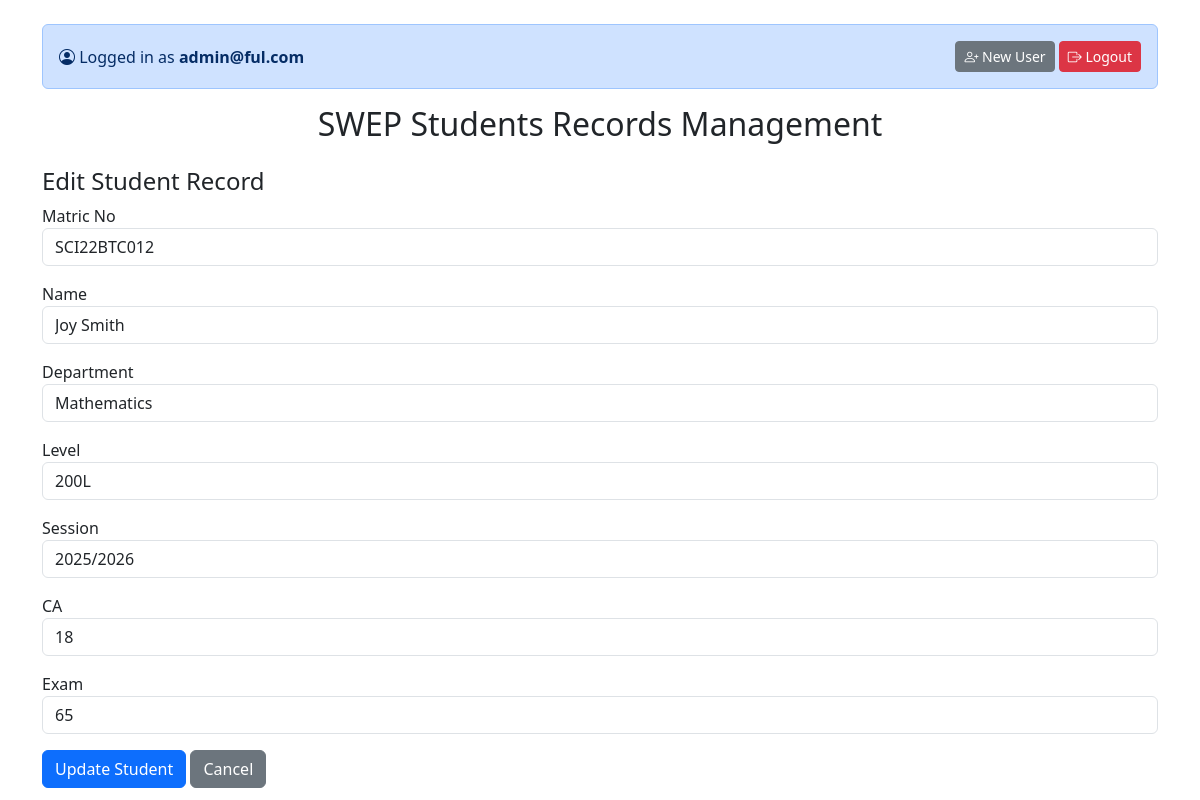
The page /edit.php?id=12 (signed in) on the database its author committed.
### tables this page shows
CREATE TABLE `students` (
  `id` int(11) NOT NULL,
  `matric_no` varchar(50) NOT NULL,
  `name` varchar(100) NOT NULL,
  `department` varchar(100) NOT NULL,
  `level` varchar(10) NOT NULL,
  `session` varchar(20) NOT NULL,
  `CA` int(11) DEFAULT 0,
  `exam` int(11) DEFAULT 0,
  `total` int(11) GENERATED ALWAYS AS (`CA` + `exam`) STORED
);

### public/edit.php (the view, shortened to what this page needs)
<?php
include '../config/db.php';
include '../includes/header.php';
$id = $_GET['id'] ?? null;
$sql = "SELECT * FROM students WHERE id = $id";
$result = mysqli_query($conn, $sql);
$student = mysqli_fetch_assoc($result);
?>
<h4>Edit Student Record</h4>
<form method="POST">
    <div class="mb-3">
        <label>Matric No</label>
        <input type="text" name="matric_no" class="form-control" value="<?= htmlspecialchars($student['matric_no']) ?>" required>
    </div>
    <div class="mb-3">
        <label>Name</label>
        <input type="text" name="name" class="form-control" value="<?= htmlspecialchars($student['name']) ?>" required>
    </div>
    <div class="mb-3">
        <label>Department</label>
        <input type="text" name="department" class="form-control" value="<?= htmlspecialchars($student['department']) ?>">
    </div>
    <div class="mb-3">
        <label>Level</label>
        <input type="text" name="level" class="form-control" value="<?= htmlspecialchars($student['level']) ?>">
    </div>
    <div class="mb-3">
        <label>Session</label>
        <input type="text" name="session" class="form-control" value="<?= htmlspecialchars($student['session']) ?>">
    </div>
    <div class="mb-3">
        <label>CA</label>
        <input type="number" name="CA" class="form-control" value="<?= htmlspecialchars($student['CA']) ?>">
    </div>
    <div class="mb-3">
        <label>Exam</label>
        <input type="number" name="exam" class="form-control" value="<?= htmlspecialchars($student['exam']) ?>">
    </div>
    <button class="btn btn-primary" type="submit">Update Student</button>
    <a href="index.php" class="btn btn-secondary">Cancel</a>
</form>
<?php include '../includes/footer.php'; ?>

### rows shown on the page
students: matric_no "SCI22BTC012", name "Joy Smith", department "Mathematics", level "200L", session "2025/2026", CA "18", exam "65"

### other values the page prints
$_SESSION['admin_username'] "admin@ful.com"
